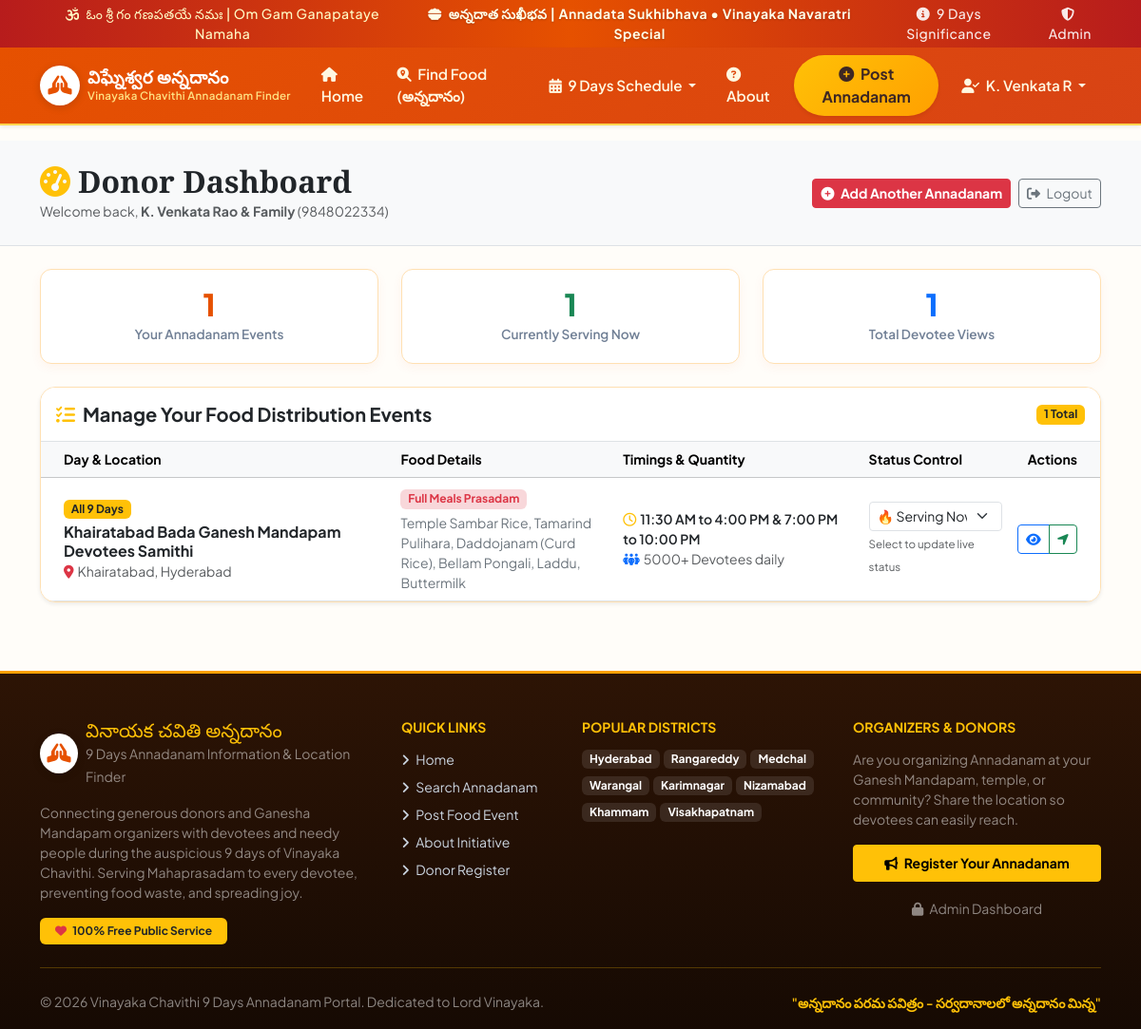
Screenshot of /donor/dashboard (signed in) with the database file from the repository.
### models.py (models this page shows, shortened)
class Donor(db.Model):
    __tablename__ = 'donors'
    id = db.Column(db.Integer, primary_key=True)
    name = db.Column(db.String(100), nullable=False)
    mobile = db.Column(db.String(15), nullable=False, unique=True, index=True)
    email = db.Column(db.String(120), nullable=True)
    organization = db.Column(db.String(150), nullable=True)
    password_hash = db.Column(db.String(255), nullable=False)
    created_at = db.Column(db.DateTime, default=datetime.utcnow)
    events = db.relationship('AnnadanamEvent', backref='donor', lazy=True, cascade="all, delete-orphan")

class AnnadanamEvent(db.Model):
    __tablename__ = 'annadanam_events'
    id = db.Column(db.Integer, primary_key=True)
    donor_id = db.Column(db.Integer, db.ForeignKey('donors.id'), nullable=True)
    donor_name = db.Column(db.String(100), nullable=False)
    mobile_number = db.Column(db.String(15), nullable=False, index=True)
    whatsapp_number = db.Column(db.String(15), nullable=True)
    organization_pandal = db.Column(db.String(150), nullable=True) # e.g. "Balaji Nagar Ganesh Youth Club"
    food_category = db.Column(db.String(50), default="Full Meals Prasadam") # Full Meals, Pulihara & Pongali, Sweets, etc.
    food_details = db.Column(db.Text, nullable=False) # e.g. "Sambar Rice, Curd Rice, Bellam Pongali, Laddu, Banana"
    available_quantity = db.Column(db.String(100), nullable=False) # e.g. "500 Plates", "1000 Devotees", "Unlimited"
    special_notes = db.Column(db.String(255), nullable=True) # e.g. "Seating dining available, clean drinking water provided"
    festival_day = db.Column(db.String(20), nullable=False, default="Day 1") # Day 1 to Day 9 or All 9 Days
    event_date = db.Column(db.String(20), nullable=False) # YYYY-MM-DD
    distribution_timings = db.Column(db.String(100), nullable=False) # e.g. "12:30 PM - 3:30 PM & 7:30 PM - 9:30 PM"
    state = db.Column(db.String(50), default="Telangana")
    district = db.Column(db.String(100), nullable=False, index=True) # e.g. Hyderabad, Visakhapatnam, Vijayawada
    village_mandal = db.Column(db.String(100), nullable=False, index=True) # e.g. Dilsukhnagar, Gajuwaka, Benz Circle
    complete_address = db.Column(db.Text, nullable=False)
    landmark = db.Column(db.String(150), nullable=True)
    google_maps_url = db.Column(db.String(500), nullable=True)
    latitude = db.Column(db.Float, nullable=True)
    longitude = db.Column(db.Float, nullable=True)
    status = db.Column(db.String(30), default="Available") # Available, Serving Now, Exhausted, Completed
    is_verified = db.Column(db.Boolean, default=True) # Default True for instant visibility, can be toggled by Admin
    is_featured = db.Column(db.Boolean, default=False)
    views_count = db.Column(db.Integer, default=0)
    created_at = db.Column(db.DateTime, default=datetime.utcnow)
    updated_at = db.Column(db.DateTime, default=datetime.utcnow, onupdate=datetime.utcnow)

### app.py (the view)
@app.route('/donor/dashboard')
@donor_required
def donor_dashboard():
    donor = Donor.query.get(session['donor_id'])
    events = AnnadanamEvent.query.filter(
        db.or_(AnnadanamEvent.donor_id == donor.id, AnnadanamEvent.mobile_number == donor.mobile)
    ).order_by(AnnadanamEvent.id.desc()).all()
    return render_template('donor_dashboard.html', donor=donor, events=events)

### app.py (called while the page is built)
def donor_required(f):
    @wraps(f)
    def decorated_function(*args, **kwargs):
        if 'donor_id' not in session:
            flash('Please sign in to access your donor dashboard.', 'info')
            return redirect(url_for('donor_login', next=request.url))
        return f(*args, **kwargs)
    return decorated_function

### templates/donor_dashboard.html (shortened to what this page needs)
{% extends 'base.html' %}
{% block content %}
<div class="py-4 bg-light border-bottom">
    <div class="container">
        <div class="d-flex flex-wrap justify-content-between align-items-center gap-2">
            <div>
                <h2 class="cinzel-font fw-bold text-dark mb-0">
                    <i class="fa-solid fa-gauge-high text-warning me-2"></i>Donor Dashboard
                </h2>
                <span class="text-muted small">Welcome back, <strong>{{ donor.name }}</strong> ({{ donor.mobile }})</span>
            </div>
            <div class="d-flex gap-2">
                <a href="{{ url_for('submit_annadanam') }}" class="btn btn-danger btn-sm fw-bold">
                    <i class="fa-solid fa-plus-circle me-1"></i> Add Another Annadanam
                </a>
                <a href="{{ url_for('donor_logout') }}" class="btn btn-outline-secondary btn-sm">
                    <i class="fa-solid fa-right-from-bracket me-1"></i> Logout
                </a>
            </div>
        </div>
    </div>
</div>
<div class="container py-4">
    <div class="row g-4 mb-4">
        <div class="col-md-4">
            <div class="stat-box">
                <div class="stat-num">{{ events|length }}</div>
                <div class="stat-label">Your Annadanam Events</div>
            </div>
        </div>
        <div class="col-md-4">
            <div class="stat-box">
                <div class="stat-num text-success">
                    {{ events|selectattr('status', 'equalto', 'Serving Now')|list|length }}
                </div>
                <div class="stat-label">Currently Serving Now</div>
            </div>
        </div>
        <div class="col-md-4">
            <div class="stat-box">
                <div class="stat-num text-primary">
                    {{ events|sum(attribute='views_count') or 0 }}
                </div>
                <div class="stat-label">Total Devotee Views</div>
            </div>
        </div>
    </div>
    <div class="card border-0 shadow-sm rounded-4 overflow-hidden" style="border: 1px solid #FFE0B2 !important;">
        <div class="card-header bg-white py-3 d-flex justify-content-between align-items-center border-bottom">
            <h5 class="fw-bold mb-0 text-dark">
                <i class="fa-solid fa-list-check text-warning me-2"></i>Manage Your Food Distribution Events
            </h5>
            <span class="badge bg-warning text-dark">{{ events|length }} Total</span>
        </div>
        <div class="card-body p-0">
            {% if events %}
            <div class="table-responsive">
                <table class="table table-hover align-middle mb-0">
                    <thead class="table-light small text-secondary">
                        <tr>
                            <th class="ps-4">Day & Location</th>
                            <th>Food Details</th>
                            <th>Timings & Quantity</th>
                            <th>Status Control</th>
                            <th class="text-end pe-4">Actions</th>
                        </tr>
                    </thead>
                    <tbody>
                        {% for ev in events %}
                        <tr>
                            <td class="ps-4">
                                <span class="badge bg-warning text-dark fw-bold mb-1">{{ ev.festival_day }}</span>
                                <h6 class="fw-bold text-dark mb-0">
                                    <a href="{{ url_for('event_detail', event_id=ev.id) }}" class="text-decoration-none text-dark">
                                        {{ ev.organization_pandal or ev.donor_name }}
                                    </a>
                                </h6>
                                <span class="text-muted small"><i class="fa-solid fa-location-dot text-danger me-1"></i>{{ ev.village_mandal }}, {{ ev.district }}</span>
                            </td>
                            <td>
                                <span class="badge bg-danger-subtle text-danger small mb-1">{{ ev.food_category }}</span>
                                <p class="small text-secondary mb-0" style="max-width: 250px;">{{ ev.food_details }}</p>
                            </td>
                            <td>
                                <div class="small fw-semibold text-dark"><i class="fa-regular fa-clock me-1 text-warning"></i>{{ ev.distribution_timings }}</div>
                                <div class="small text-muted"><i class="fa-solid fa-people-group me-1 text-primary"></i>{{ ev.available_quantity }}</div>
                            </td>
                            <td>
                                <form action="{{ url_for('update_event_status', event_id=ev.id) }}" method="POST" class="d-flex align-items-center gap-2">
                                    <select name="status" class="form-select form-select-sm" onchange="this.form.submit()">
                                        <option value="Serving Now" {% if ev.status == 'Serving Now' %}selected{% endif %}>🔥 Serving Now</option>
                                    </select>
                                </form>
                                <span class="text-muted" style="font-size: 0.72rem;">Select to update live status</span>
                            </td>
                            <td class="text-end pe-4">
                                <div class="btn-group">
                                    <a href="{{ url_for('event_detail', event_id=ev.id) }}" class="btn btn-outline-primary btn-sm" title="View Public Page">
                                        <i class="fa-solid fa-eye"></i>
                                    </a>
                                    <a href="{{ ev.google_maps_url }}" target="_blank" class="btn btn-outline-success btn-sm" title="Open Map">
                                        <i class="fa-solid fa-location-arrow"></i>
                                    </a>
                                </div>
                            </td>
                        </tr>
                        {% endfor %}
                    </tbody>
                </table>
            </div>
            {% endif %}
        </div>
    </div>
</div>
{% endblock %}

### static/css/style.css (style rules this page uses)
:root { --primary-saffron: #E65100; --primary-orange: #FF6F00; --primary-amber: #FFA000; --primary-gold: #FFD54F; --festive-crimson: #B71C1C; --festive-maroon: #4A148C; --dark-bg: #1A120B; --card-shadow: 0 8px 24px rgba(230, 81, 0, 0.08); --card-shadow-hover: 0 16px 32px rgba(230, 81, 0, 0.16); --border-radius: 12px; }
body { font-family: 'Plus Jakarta Sans', -apple-system, BlinkMacSystemFont, "Segoe UI", Roboto, sans-serif; background-color: #FFFDF9; color: #2D3748; overflow-x: hidden; }
.cinzel-font { font-family: 'Cinzel', serif; }
.stat-box { background: #FFF; border: 1px solid #FFE0B2; border-radius: var(--border-radius); padding: 1.25rem 1rem; text-align: center; box-shadow: 0 4px 12px rgba(230, 81, 0, 0.05); }
.stat-box .stat-num { font-size: 2rem; font-weight: 800; color: #E65100; line-height: 1; }
.stat-box .stat-label { font-size: 0.85rem; color: #718096; font-weight: 600; margin-top: 0.35rem; }

### rows the page displays
Donor: name "K. Venkata Rao & Family", mobile "9848022334"
AnnadanamEvent: festival_day "All 9 Days", organization_pandal "Khairatabad Bada Ganesh Mandapam Devotees Samithi", village_mandal "Khairatabad", district "Hyderabad", food_category "Full Meals Prasadam", food_details "Temple Sambar Rice, Tamarind Pulihara, Daddojanam (Curd Rice), Bellam Pongali, Laddu, Buttermilk", distribution_timings "11:30 AM to 4:00 PM & 7:00 PM to 10:00 PM", available_quantity "5000+ Devotees daily", status "🔥 Serving Now"

### other values shown
{{ donor_name[:12] }} "K. Venkata R"
{{ events|length }} "1"
{{ events|selectattr('status', 'equalto', 'Serving Now')|list|length }} "1"
{{ events|sum(attribute='views_count') or 0 }} "1"
{{ dist }} "Hyderabad" "Rangareddy" "Medchal" "Warangal" "Karimnagar" "Nizamabad" "Khammam" "Visakhapatnam"
